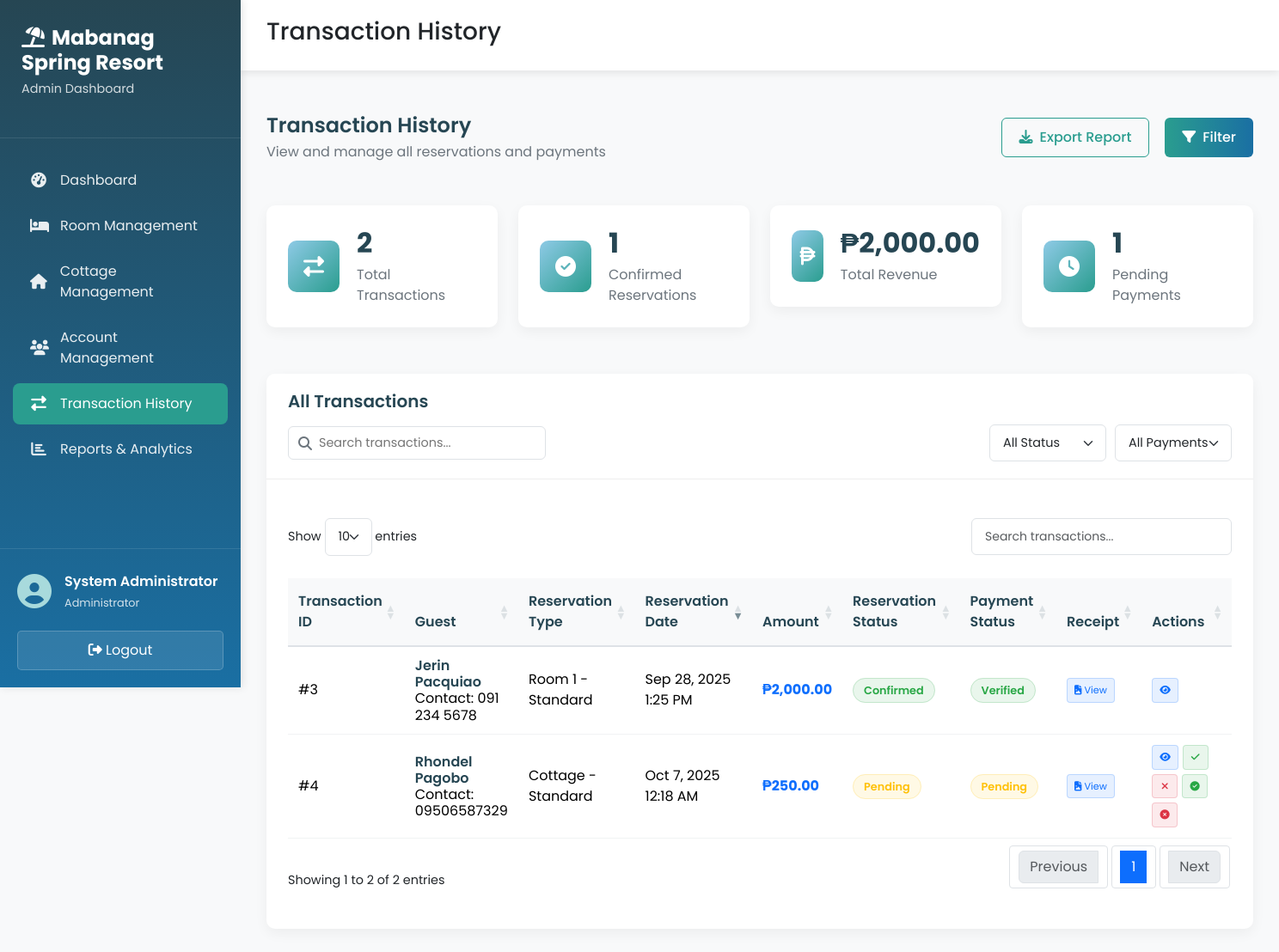
Page /admin/transaction.php (signed in) on the committed database.
### tables this page shows
CREATE TABLE `reservation` (
  `reservation_id` int(11) NOT NULL,
  `guest_id` int(11) NOT NULL,
  `room_id` int(11) DEFAULT NULL,
  `cottage_id` int(11) DEFAULT NULL,
  `check_in_date` date NOT NULL,
  `check_out_date` date DEFAULT NULL,
  `total_amount` decimal(10,2) NOT NULL,
  `reservation_date` datetime NOT NULL DEFAULT current_timestamp(),
  `status` enum('pending','confirmed','cancelled') NOT NULL DEFAULT 'pending'
);

CREATE TABLE `guest` (
  `guest_id` int(11) NOT NULL,
  `firstname` varchar(50) NOT NULL,
  `lastname` varchar(50) NOT NULL,
  `address` varchar(250) NOT NULL,
  `contactno` varchar(15) NOT NULL
);

CREATE TABLE `payment` (
  `payment_id` int(11) NOT NULL,
  `reservation_id` int(11) NOT NULL,
  `payment_date` datetime NOT NULL DEFAULT current_timestamp(),
  `amount` decimal(10,2) NOT NULL,
  `payment_method` varchar(50) NOT NULL,
  `payment_reference` varchar(100) DEFAULT NULL,
  `receipt_file` varchar(255) DEFAULT NULL,
  `payment_status` enum('pending','verified','rejected') NOT NULL DEFAULT 'pending'
);

### admin/transaction.php (the view, shortened to what the rows shown need)
<!DOCTYPE html>
<?php
    require_once 'name.php';
    require_once 'connect.php';
?>
<html lang="en">
<head>
    <link href="https://cdn.jsdelivr.net/npm/bootstrap@5.3.8/dist/css/bootstrap.min.css" rel="stylesheet"
>
    <link rel="stylesheet" href="https://cdnjs.cloudflare.com/ajax/libs/font-awesome/6.4.0/css/all.min.css">
    <link rel="stylesheet" href="https://cdn.datatables.net/1.13.6/css/dataTables.bootstrap5.min.css">
    <link rel="stylesheet" href="../css/admin_style.css">
    <link rel="stylesheet" href="../css/transaction_style.css">
</head>
<body data-alert-type="<?php echo isset($_SESSION['alert_type']) ? $_SESSION['alert_type'] : ''; ?>"
      data-alert-title="<?php echo isset($_SESSION['alert_title']) ? $_SESSION['alert_title'] : ''; ?>"
      data-alert-message="<?php echo isset($_SESSION['alert_message']) ? htmlspecialchars($_SESSION['alert_message']) : ''; ?>">
    <div class="dashboard-container">
        <div class="sidebar">
            <div class="sidebar-header">
                <h2><i class="fas fa-umbrella-beach me-2"></i>Mabanag Spring Resort</h2>
            </div>
            <div class="sidebar-footer">
                <div class="user-info">
                    <div class="user-details">
                        <span class="user-name"><?php echo $name; ?></span>
                        <span class="user-role">Administrator</span>
                    </div>
                </div>
            </div>
        </div>
        <div class="main-content">
            <div class="content-area">
                <div class="card">
                    <div class="card-body">
                        <div class="table-responsive">
                            <table id="transactionsTable" class="table table-hover">
                                <thead>
                                    <tr>
                                        <th>Transaction ID</th>
                                        <th>Guest</th>
                                        <th>Reservation Type</th>
                                        <th>Reservation Date</th>
                                        <th>Amount</th>
                                        <th>Reservation Status</th>
                                        <th>Payment Status</th>
                                        <th>Receipt</th>
                                        <th>Actions</th>
                                    </tr>
                                </thead>
                                <tbody>
                                    <?php
                                    $query = $conn->query("
                                        SELECT r.reservation_id, r.guest_id, r.room_id, r.cottage_id,
                                               r.reservation_date, r.status as reservation_status,
                                               p.payment_id, p.amount, p.payment_date, p.payment_status, p.payment_method, p.receipt_file,
                                               CONCAT(g.firstname, ' ', g.lastname) as guest_name, g.contactno as guest_contact,
                                               rm.room_number, rm.room_type,
                                               c.cottage_type,
                                               CASE
                                                   WHEN r.room_id IS NOT NULL THEN CONCAT('Room ', rm.room_number, ' - ', rm.room_type)
                                                   WHEN r.cottage_id IS NOT NULL THEN CONCAT('Cottage - ', c.cottage_type)
                                                   ELSE 'Unknown'
                                               END as reservation_type
                                        FROM reservation r
                                        LEFT JOIN payment p ON r.reservation_id = p.reservation_id
                                        LEFT JOIN guest g ON r.guest_id = g.guest_id
                                        LEFT JOIN room rm ON r.room_id = rm.room_id
                                        LEFT JOIN cottage c ON r.cottage_id = c.cottage_id
                                        ORDER BY r.reservation_date DESC
                                    ") or die(mysqli_error());
                                    while($fetch = $query->fetch_array()){
                                    ?>
                                    <tr>
                                        <td>#<?php echo $fetch['reservation_id']?></td>
                                        <td>
                                            <div class="guest-info">
                                                <div class="guest-name"><?php echo $fetch['guest_name']?></div>
                                                <div class="guest-contact">Contact: <?php echo $fetch['guest_contact'] ?? 'N/A'?></div>
                                            </div>
                                        </td>
                                        <td><?php echo $fetch['reservation_type']?></td>
                                        <td><?php echo date('M j, Y g:i A', strtotime($fetch['reservation_date']))?></td>
                                        <td>
                                            <?php if($fetch['amount']): ?>
                                                <strong class="text-primary">₱<?php echo number_format($fetch['amount'], 2)?></strong>
                                            <?php else: ?>
                                                <span class="text-muted">-</span>
                                            <?php endif; ?>
                                        </td>
                                        <td>
                                            <span class="status-badge status-<?php echo $fetch['reservation_status']?>">
                                                <?php echo ucfirst($fetch['reservation_status'])?>
                                            </span>
                                        </td>
                                        <td>
                                            <?php if($fetch['payment_id']): ?>
                                                <span class="payment-badge payment-<?php echo $fetch['payment_status']?>">
                                                    <?php echo ucfirst($fetch['payment_status'])?>
                                                </span>
                                            <?php else: ?>
                                                <span class="payment-badge payment-pending">No Payment</span>
                                            <?php endif; ?>
                                        </td>
                                        <td>
                                            <?php if($fetch['receipt_file'] && file_exists('../' . $fetch['receipt_file'])): ?>
                                                <button class="btn btn-sm btn-receipt"
                                                        data-bs-toggle="modal"
                                                        data-bs-target="#receiptModal"
                                                        data-receipt="<?php echo $fetch['receipt_file']?>"
                                                        data-payment-method="<?php echo $fetch['payment_method']?>">
                                                    <i class="fas fa-file-image"></i> View
                                                </button>
                                            <?php else: ?>
                                                <span class="text-muted">No Receipt</span>
                                            <?php endif; ?>
                                        </td>
                                        <td>
                                            <div class="action-buttons">
                                                <button class="btn btn-sm btn-view" data-bs-toggle="modal" data-bs-target="#viewTransactionModal"
                                                    data-id="<?php echo $fetch['reservation_id']?>"
                                                    data-guest="<?php echo $fetch['guest_name']?>"
                                                    data-contact="<?php echo $fetch['guest_contact']?>"
                                                    data-type="<?php echo $fetch['reservation_type']?>"
                                                    data-date="<?php echo $fetch['reservation_date']?>"
                                                    data-amount="<?php echo $fetch['amount']?>"
                                                    data-reservation-status="<?php echo $fetch['reservation_status']?>"
                                                    data-payment-status="<?php echo $fetch['payment_status']?>"
                                                    data-room="<?php echo $fetch['room_number'] ?? 'N/A'?>"
                                                    data-cottage="<?php echo $fetch['cottage_type'] ?? 'N/A'?>">
                                                    <i class="fas fa-eye"></i>
                                                </button>
                                                <?php if($fetch['reservation_status'] == 'pending'): ?>
                                                    <button class="btn btn-sm btn-confirm"
                                                        data-id="<?php echo $fetch['reservation_id']?>"
                                                        data-guest="<?php echo $fetch['guest_name']?>">
                                                        <i class="fas fa-check"></i>
                                                    </button>
                                                    <button class="btn btn-sm btn-cancel"
                                                        data-id="<?php echo $fetch['reservation_id']?>"
                                                        data-guest="<?php echo $fetch['guest_name']?>">
                                                        <i class="fas fa-times"></i>
                                                    </button>
                                                <?php endif; ?>
                                                <?php if($fetch['payment_status'] == 'pending' && $fetch['payment_id']): ?>
                                                    <button class="btn btn-sm btn-verify"
                                                        data-id="<?php echo $fetch['payment_id']?>"
                                                        data-amount="<?php echo $fetch['amount']?>">
                                                        <i class="fas fa-check-circle"></i>
                                                    </button>
                                                    <button class="btn btn-sm btn-reject"
                                                        data-id="<?php echo $fetch['payment_id']?>"
                                                        data-amount="<?php echo $fetch['amount']?>">
                                                        <i class="fas fa-times-circle"></i>
                                                    </button>
                                                <?php endif; ?>
                                            </div>
                                        </td>
                                    </tr>
                                    <?php
                                    }
                                    ?>
                                </tbody>
                            </table>
                        </div>
                    </div>
                </div>
            </div>
        </div>
    </div>
</body>
</html>

### rows in the picture
reservation: reservation_id "4", guest_name "Rhondel Pagobo", guest.contactno "09506587329", reservation_type "Cottage - Standard", reservation_date "Oct 7, 2025 12:18 AM", payment.amount "250.00", status "Pending", payment.payment_status "Pending"
reservation: reservation_id "3", guest_name "Jerin Pacquiao", guest.contactno "091 234 5678", reservation_type "Room 1 - Standard", reservation_date "Sep 28, 2025 1:25 PM", payment.amount "2,000.00", status "Confirmed", payment.payment_status "Verified"

### other values in the picture
$name "System Administrator"
$total_transactions['total'] "2"
$confirmed_reservations['confirmed'] "1"
$total_revenue['revenue'] "2,000.00"
$pending_payments['pending'] "1"
